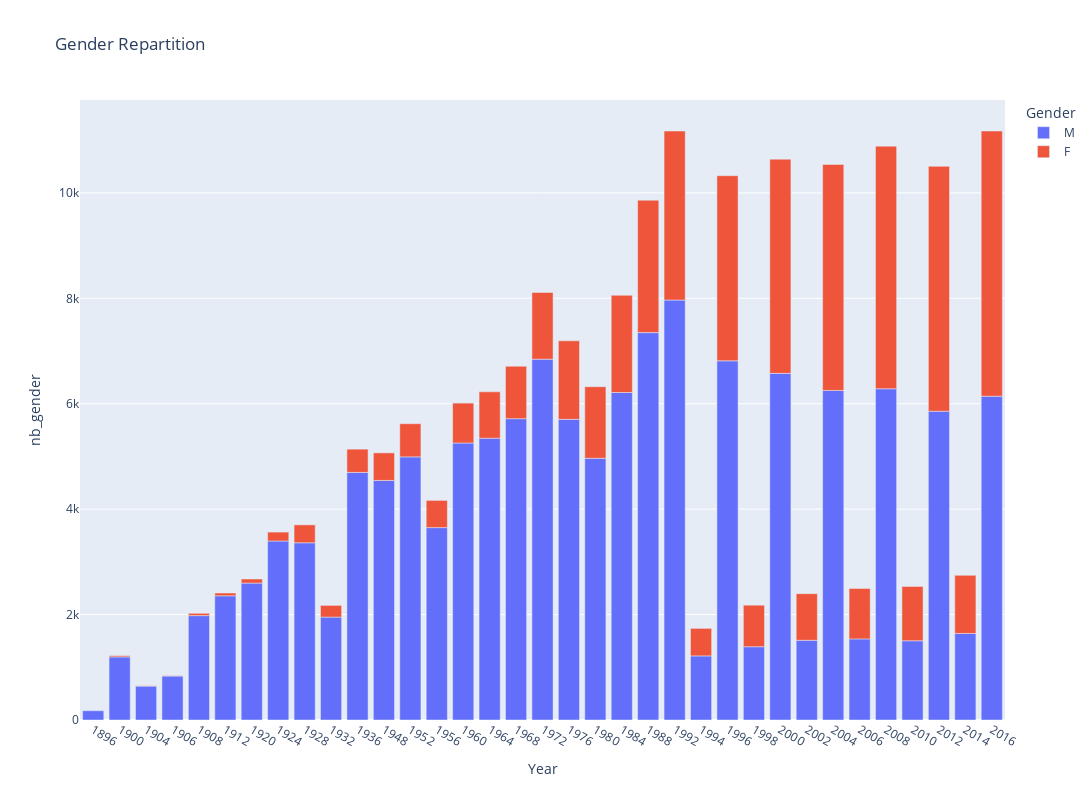

Notebook source saved alongside this figure:
### Code cell
fig = px.bar(df2,x="Year",y="nb_gender",color="Gender",title="Gender Repartition",width=1500,height=800)
fig.update_xaxes(type="category")

### Figure 1 — Plotly figure (JSON) as saved in the notebook; plotly's stock layout.template omitted (floating-point values rounded to 4 significant figures)
{"data": [{"alignmentgroup": "True", "hovertemplate": "Gender=M<br>Year=%{x}<br>nb_gender=%{y}<extra></extra>", "legendgroup": "M", "marker": {"color": "#636efa", "pattern": {"shape": ""}}, "name": "M", "offsetgroup": "M", "orientation": "v", "showlegend": true, "textposition": "auto", "type": "bar", "x": [1896, 1900, 1904, 1906, 1908, 1912, 1920, 1924, 1928, 1932, 1936, 1948, 1952, 1956, 1960, 1964, 1968, 1972, 1976, 1980, 1984, 1988, 1992, 1994, 1996, 1998, 2000, 2002, 2004, 2006, 2008, 2010, 2012, 2014, 2016], "xaxis": "x", "y": [176, 1197, 644, 835, 1980, 2356, 2597, 3396, 3362, 1952, 4697, 4545, 4992, 3650, 5255, 5346, 5717, 6845, 5704, 4965, 6213, 7349, 7967, 1216, 6814, 1390, 6576, 1512, 6252, 1539, 6284, 1503, 5858, 1642, 6143], "yaxis": "y"}, {"alignmentgroup": "True", "hovertemplate": "Gender=F<br>Year=%{x}<br>nb_gender=%{y}<extra></extra>", "legendgroup": "F", "marker": {"color": "#EF553B", "pattern": {"shape": ""}}, "name": "F", "offsetgroup": "F", "orientation": "v", "showlegend": true, "textposition": "auto", "type": "bar", "x": [1900, 1904, 1906, 1908, 1912, 1920, 1924, 1928, 1932, 1936, 1948, 1952, 1956, 1960, 1964, 1968, 1972, 1976, 1980, 1984, 1988, 1992, 1994, 1996, 1998, 2000, 2002, 2004, 2006, 2008, 2010, 2012, 2014, 2016], "xaxis": "x", "y": [23, 6, 6, 44, 53, 78, 169, 340, 222, 441, 523, 629, 516, 757, 880, 994, 1266, 1490, 1358, 1844, 2512, 3206, 522, 3512, 788, 4064, 885, 4288, 955, 4603, 1032, 4646, 1102, 5031], "yaxis": "y"}], "layout": {"barmode": "relative", "height": 800, "legend": {"title": {"text": "Gender"}, "tracegroupgap": 0}, "title": {"text": "Gender Repartition"}, "width": 1500, "xaxis": {"anchor": "y", "domain": [0, 1], "title": {"text": "Year"}, "type": "category"}, "yaxis": {"anchor": "x", "domain": [0, 1], "title": {"text": "nb_gender"}}}}
